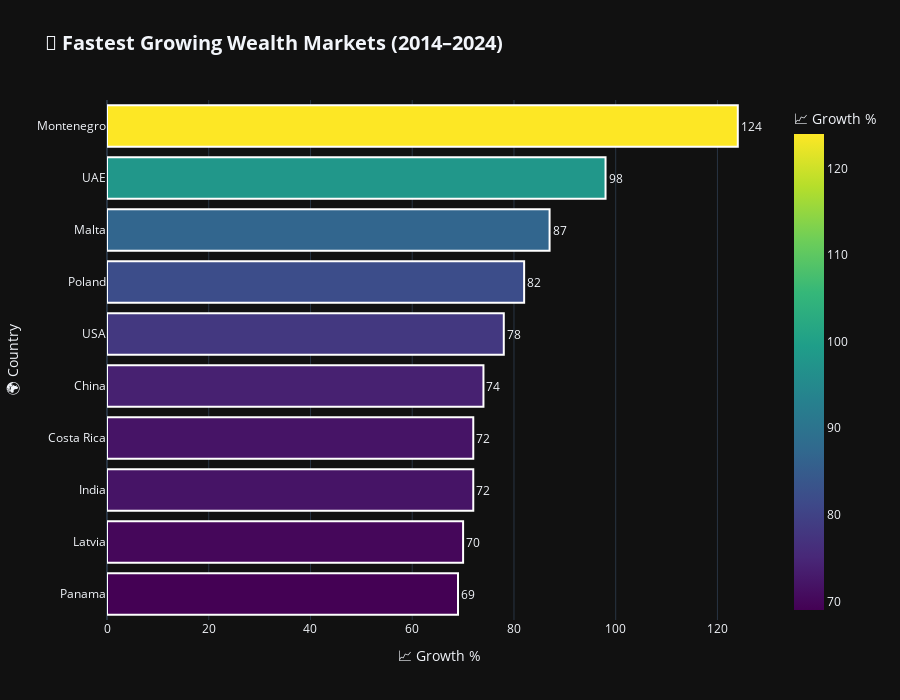

Source (notebook cell):
### Markdown cell above
## 🌟 **Step 5: Growth Markets Analysis**

Identify emerging wealth markets with the highest growth in millionaire/centi-millionaire populations.

### Code cell
# ========== GROWTH MARKET RANKING ==========
df_growth_sorted = df_growth.sort_values(
    "millionaire_growth_pct_2014_2024", ascending=False
)

fig_growth = px.bar(
    df_growth_sorted.head(15),
    x="millionaire_growth_pct_2014_2024",
    y="country",
    orientation="h",
    color="millionaire_growth_pct_2014_2024",
    color_continuous_scale="Viridis",
    text="millionaire_growth_pct_2014_2024",
    title="🚀 <b>Fastest Growing Wealth Markets (2014–2024)</b>",
    template="plotly_dark",
    labels={
        "country": "🌍 Country",
        "millionaire_growth_pct_2014_2024": "📈 Growth %"
    }
)

fig_growth.update_traces(
    textposition="outside",
    marker=dict(line=dict(width=2, color="white"))
)
fig_growth.update_layout(
    title_font_size=20,
    height=700,
    font=dict(size=12),
    yaxis=dict(autorange="reversed")
)

fig_growth.show()


# ========== CENTI-MILLIONAIRE GROWTH ==========
if "centi_millionaire_growth_pct_2014_2024" in df_growth.columns:

    df_centi_sorted = df_growth.sort_values(
        "centi_millionaire_growth_pct_2014_2024", ascending=False
    )

    fig_centi = px.bar(
        df_centi_sorted.head(15),
        x="centi_millionaire_growth_pct_2014_2024",
        y="country",
        orientation="h",
        color="centi_millionaire_growth_pct_2014_2024",
        color_continuous_scale="Blues",
        text="centi_millionaire_growth_pct_2014_2024",
        title="💎 <b>Ultra-Wealthy Growth: Centi-Millionaires (2014–2024)</b>",
        template="plotly_dark",
        labels={
            "country": "🌍 Country",
            "centi_millionaire_growth_pct_2014_2024": "📈 Growth %"
        }
    )

    fig_centi.update_traces(
        textposition="outside",
        marker=dict(line=dict(width=2, color="white"))
    )
    fig_centi.update_layout(
        title_font_size=20,
        height=700,
        font=dict(size=12),
        yaxis=dict(autorange="reversed")
    )

    fig_centi.show()

else:
    print("⚠️ Centi-millionaire growth data not available — skipping chart.")


print("\n" + "="*80)
print("📊 TOP GROWTH MARKETS SUMMARY")
print("="*80)

summary_cols = ["country", "millionaire_growth_pct_2014_2024"]

if "centi_millionaire_growth_pct_2014_2024" in df_growth.columns:
    summary_cols.append("centi_millionaire_growth_pct_2014_2024")

print(
    df_growth_sorted[summary_cols]
    .head(10)
    .to_string(index=False)
)

### Figure 1 — Plotly figure (JSON) as saved in the notebook; plotly's stock layout.template omitted (floating-point values rounded to 4 significant figures)
{"data": [{"hovertemplate": "📈 Growth %=%{marker.color}<br>🌍 Country=%{y}<extra></extra>", "legendgroup": "", "marker": {"color": [124, 98, 87, 82, 78, 74, 72, 72, 70, 69], "coloraxis": "coloraxis", "line": {"color": "white", "width": 2}, "pattern": {"shape": ""}}, "name": "", "orientation": "h", "showlegend": false, "text": [124.0, 98.0, 87.0, 82.0, 78.0, 74.0, 72.0, 72.0, 70.0, 69.0], "textposition": "outside", "type": "bar", "x": [124, 98, 87, 82, 78, 74, 72, 72, 70, 69], "xaxis": "x", "y": ["Montenegro", "UAE", "Malta", "Poland", "USA", "China", "Costa Rica", "India", "Latvia", "Panama"], "yaxis": "y"}], "layout": {"barmode": "relative", "coloraxis": {"colorbar": {"title": {"text": "📈 Growth %"}}, "colorscale": [[0, "#440154"], [0.1111, "#482878"], [0.2222, "#3e4989"], [0.3333, "#31688e"], [0.4444, "#26828e"], [0.5556, "#1f9e89"], [0.6667, "#35b779"], [0.7778, "#6ece58"], [0.8889, "#b5de2b"], [1, "#fde725"]]}, "font": {"size": 12}, "height": 700, "legend": {"tracegroupgap": 0}, "title": {"font": {"size": 20}, "text": "🚀 <b>Fastest Growing Wealth Markets (2014–2024)</b>"}, "xaxis": {"anchor": "y", "domain": [0, 1], "title": {"text": "📈 Growth %"}}, "yaxis": {"anchor": "x", "autorange": "reversed", "domain": [0, 1], "title": {"text": "🌍 Country"}}}}
